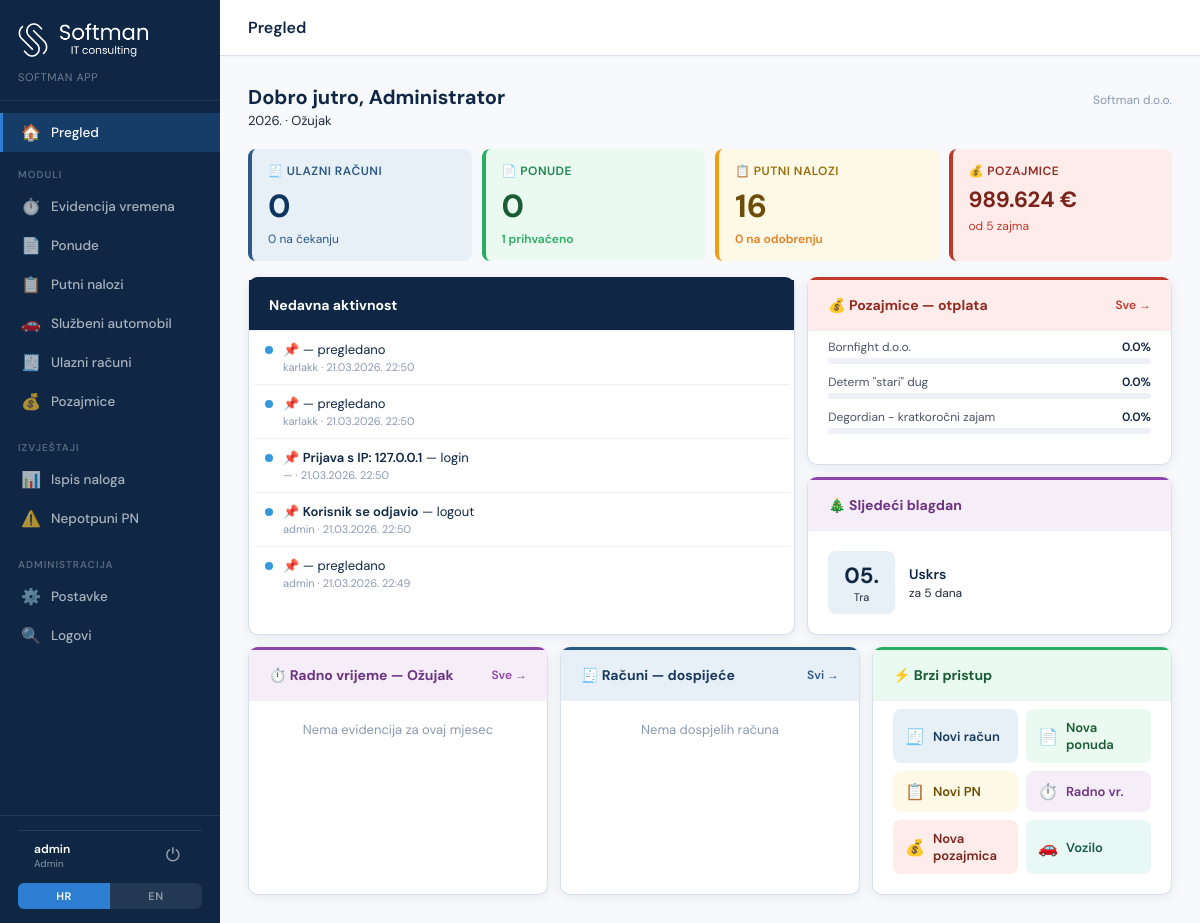
Before: / (signed in) with the older database file.
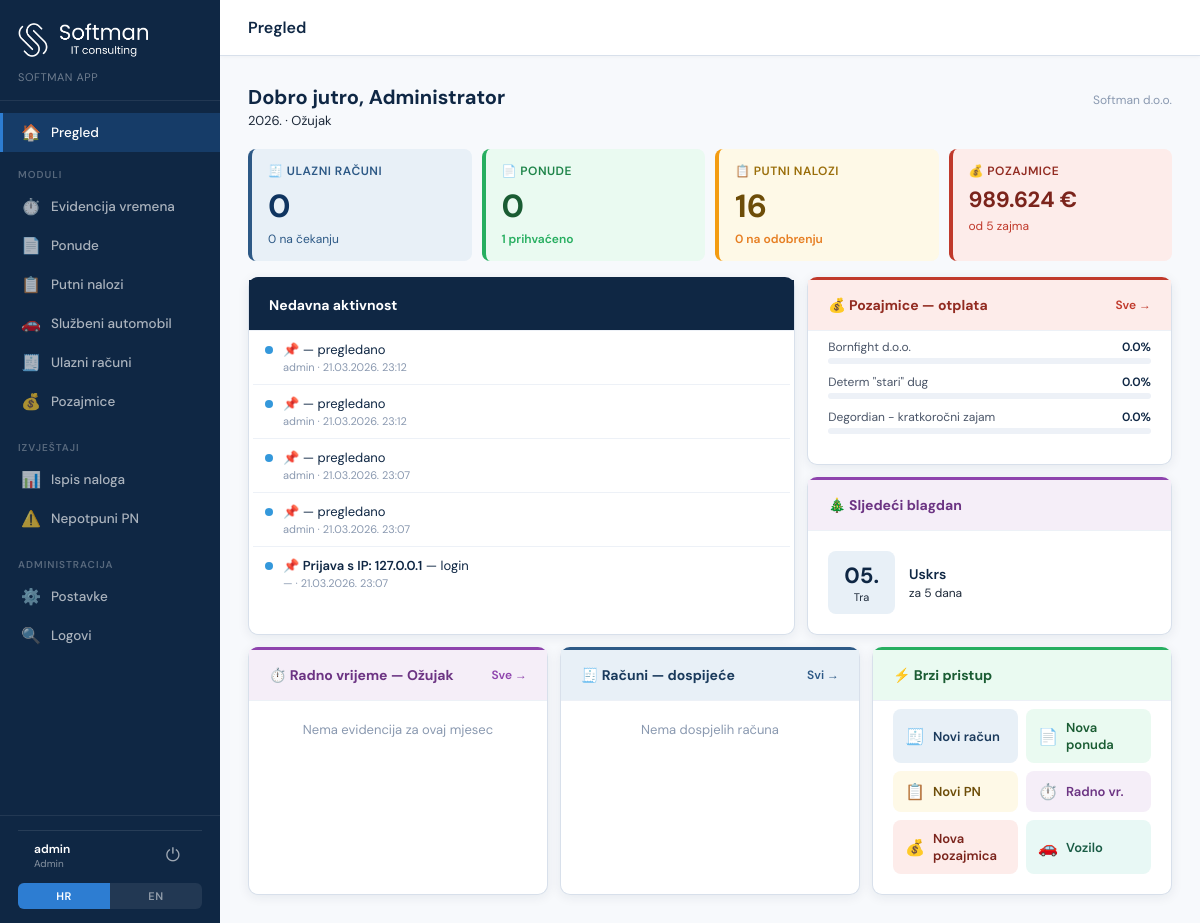
After: the same page with the newer database file.
### tables this page shows
CREATE TABLE audit_log (
                id INTEGER PRIMARY KEY AUTOINCREMENT,
                user_id INTEGER,
                username TEXT,
                action TEXT NOT NULL,
                module TEXT,
                entity TEXT,
                entity_id INTEGER,
                detail TEXT,
                ip_address TEXT,
                created_at TIMESTAMP DEFAULT CURRENT_TIMESTAMP
            );

CREATE TABLE users (
            id INTEGER PRIMARY KEY AUTOINCREMENT,
            username TEXT UNIQUE NOT NULL,
            password_hash TEXT NOT NULL,
            is_admin INTEGER DEFAULT 0,
            is_active INTEGER DEFAULT 1,
            employee_id INTEGER,
            display_name TEXT,
            email TEXT,
            auth_provider TEXT DEFAULT 'local',
            ad_object_id TEXT,
            last_login TIMESTAMP,
            created_at TIMESTAMP DEFAULT CURRENT_TIMESTAMP
        , must_change_password INTEGER DEFAULT 0, profile_id INTEGER);

CREATE TABLE loans (
                id INTEGER PRIMARY KEY AUTOINCREMENT,
                name TEXT NOT NULL,
                total_amount REAL NOT NULL,
                loan_date TEXT,
                interest_rate REAL DEFAULT 0,
                repayment_start TEXT,
                repayment_end TEXT,
                notes TEXT,
                created_at TIMESTAMP DEFAULT CURRENT_TIMESTAMP,
                updated_at TIMESTAMP DEFAULT CURRENT_TIMESTAMP
            , is_locked INTEGER DEFAULT 0, schedule_json TEXT);

### app.py (the view)
@app.route('/')
@login_required
def index():
    user = get_current_user()
    if not user:
        return redirect('/login')
    conn = get_db()
    today = datetime.now().strftime('%Y-%m-%d')
    now_month = datetime.now().month
    now_year = datetime.now().year
    if user.get('user_id'):
        urow = conn.execute("SELECT display_name FROM users WHERE id=?", (user['user_id'],)).fetchone()
        if urow and urow['display_name']:
            user = dict(user)
            user['display_name'] = urow['display_name']
    inv_total = conn.execute("SELECT COUNT(*) FROM invoices WHERE is_deleted=0 OR is_deleted IS NULL").fetchone()[0]
    inv_pending = conn.execute("SELECT COUNT(*) FROM invoices WHERE is_liquidated=0 AND (is_deleted=0 OR is_deleted IS NULL)").fetchone()[0]
    inv_overdue = conn.execute("""SELECT partner_name, due_date, amount_total FROM invoices
        WHERE is_liquidated=0 AND due_date!='' AND due_date<=? AND (is_deleted=0 OR is_deleted IS NULL)
        ORDER BY due_date LIMIT 3""", (today,)).fetchall()
    inv_upcoming = conn.execute("""SELECT partner_name, due_date, amount_total FROM invoices
        WHERE is_liquidated=0 AND due_date>? AND (is_deleted=0 OR is_deleted IS NULL)
        ORDER BY due_date LIMIT 3""", (today,)).fetchall()
    quotes_open = conn.execute("SELECT COUNT(*) FROM quotes WHERE status NOT IN ('accepted','rejected','cancelled')").fetchone()[0]
    quotes_accepted = conn.execute("SELECT COUNT(*) FROM quotes WHERE status='accepted'").fetchone()[0]
    quotes_recent = conn.execute("""SELECT q.auto_id, q.status, c.name as client_name, q.total_gross
        FROM quotes q LEFT JOIN clients c ON c.id=q.client_id
        ORDER BY q.updated_at DESC LIMIT 3""").fetchall()
    orders_total = conn.execute("SELECT COUNT(*) FROM travel_orders").fetchone()[0]
    orders_pending = conn.execute("SELECT COUNT(*) FROM travel_orders WHERE status='submitted'").fetchone()[0]
    wt_reports = conn.execute("""SELECT wr.status, e.name as employee_name
        FROM worktime_reports wr LEFT JOIN employees e ON e.id=wr.employee_id
        WHERE wr.month=? AND wr.year=?
        ORDER BY e.name""", (now_month, now_year)).fetchall()
    import json as _json
    loans_raw = conn.execute("SELECT * FROM loans ORDER BY total_amount DESC").fetchall()
    loans_data = []
    for loan in loans_raw:
        ld = row_to_dict(loan)
        schedule = []
        try: schedule = _json.loads(ld.get('schedule_json') or '[]')
        except: pass
        if schedule:
            repaid = sum(float(s.get('amount',0)) for s in schedule if s.get('paid') and s.get('type')!='conversion')
            converted = sum(float(s.get('amount',0)) for s in schedule if s.get('paid') and s.get('type')=='conversion')
        else:
            payments = conn.execute("SELECT * FROM loan_payments WHERE loan_id=?", (loan['id'],)).fetchall()
            repaid = _calc_loan_repaid(ld, payments)
            converted = sum(float(p['amount'] or 0) for p in payments
                           if p['payment_type']=='conversion' and (p['payment_date'] or '') <= today)
        ld['repaid'] = round(repaid + converted, 2)
        ld['remaining'] = round(loan['total_amount'] - ld['repaid'], 2)
        ld['pct'] = round(ld['repaid'] / loan['total_amount'] * 100, 1) if loan['total_amount'] else 0
        loans_data.append(ld)
    total_loans_remaining = sum(l['remaining'] for l in loans_data)
    activity = conn.execute("""SELECT al.action, al.module, al.detail, al.created_at, u.username
        FROM audit_log al LEFT JOIN users u ON u.id=al.user_id
        ORDER BY al.created_at DESC LIMIT 5""").fetchall()
    next_holiday = None
    for date_str in sorted(ALL_HOLIDAYS.keys()):
        if date_str > today:
            from datetime import date as _date
            hd = _date(int(date_str[:4]), int(date_str[5:7]), int(date_str[8:10]))
            td = _date.today()
            days_left = (hd - td).days
            next_holiday = {'date': date_str, 'name': ALL_HOLIDAYS[date_str], 'days_left': days_left,
                           'day': date_str[8:10], 'month_short': ['Sij','Velj','Ožu','Tra','Svi','Lip','Srp','Kol','Ruj','Lis','Stu','Pro'][int(date_str[5:7])-1]}
            break
    conn.close()
    return render_template('dashboard.html',
        user=user, active='dashboard',
        inv_total=inv_total, inv_pending=inv_pending,
        inv_overdue=rows_to_dicts(inv_overdue), inv_upcoming=rows_to_dicts(inv_upcoming),
        quotes_open=quotes_open, quotes_accepted=quotes_accepted,
        quotes_recent=rows_to_dicts(quotes_recent),
        orders_total=orders_total, orders_pending=orders_pending,
        wt_reports=rows_to_dicts(wt_reports),
        loans=loans_data, total_loans_remaining=total_loans_remaining,
        activity=rows_to_dicts(activity),
        next_holiday=next_holiday,
        now_month=now_month, now_year=now_year,
        months=MONTHS_HR)

### app.py (called while the page is built, shortened)
def decode_token(token):
    try:
        return pyjwt.decode(token, JWT_SECRET, algorithms=['HS256'])
    except:
        return None

def get_current_user():
    token = request.cookies.get('auth_token')
    if not token:
        return None
    return decode_token(token)

def login_required(f):
    @wraps(f)
    def decorated(*args, **kwargs):
        user = get_current_user()
        if not user:
            return redirect('/login')
        return f(*args, **kwargs)
    return decorated

@app.context_processor
def inject_current_user():
    user = get_current_user()
    return {'current_user': user or {}}

@app.template_filter('fmt_datetime')
def fmt_datetime(value):
    if not value:
        return ''
    try:
        s = str(value)
        date_part = s[:10]
        time_part = s[11:16] if len(s) > 10 else ''
        if len(date_part) == 10 and date_part[4] == '-':
            y, m, d = date_part.split('-')
            formatted = f"{d}.{m}.{y}."
            if time_part:
                formatted += f" {time_part}"
            return formatted
        return s
    except:
        return str(value)

def rows_to_dicts(rows):
    return [dict(r) for r in rows] if rows else []

### templates/dashboard.html (shortened to what the changed rows need)
{% extends "base.html" %}
{% set active = 'dashboard' %}
{% block content %}
      {% set h = now().hour if now is defined else 10 %}
<div style="display:grid;grid-template-columns:1.5fr 1fr;gap:12px;margin-bottom:12px;">
  <div class="card" style="border-top:3px solid var(--navy);">
    <div style="padding:0 4px;">
      {% set MODULE_ICONS = {'putni_nalozi':'📋','ulazni_racuni':'🧾','ponude':'📄','radno_vrijeme':'⏱️','pozajmice':'💰','settings':'⚙️'} %}
      {% set ACTION_LABELS = {'create':'kreiran/a','edit':'uređen/a','delete':'obrisan/a','liquidate':'likvidiran/a','confirm':'potvrđen/a','approve':'odobren/a','view':'pregledano','lock':'zaključan/a','unlock':'otključan/a'} %}
      {% for a in activity %}
      <div style="display:flex;align-items:flex-start;gap:10px;padding:10px 12px;border-bottom:{% if not loop.last %}1px solid var(--gray-100){% else %}none{% endif %};">
        <div style="width:8px;height:8px;border-radius:50%;margin-top:5px;flex-shrink:0;background:{% if a.action in ['create','confirm','approve','liquidate'] %}#27ae60{% elif a.action in ['delete'] %}#e74c3c{% else %}#3498db{% endif %};"></div>
        <div style="flex:1;min-width:0;">
          <div style="font-size:13px;color:var(--navy);">
            {{ MODULE_ICONS.get(a.module, '📌') }}
            {% if a.detail %}<span style="font-weight:600;">{{ a.detail[:50] }}</span>{% endif %}
            <span style="color:var(--gray-500);"> — {{ ACTION_LABELS.get(a.action, a.action) }}</span>
          </div>
          <div style="font-size:11px;color:var(--gray-400);margin-top:2px;">{{ a.username or '—' }} · {{ a.created_at|fmt_datetime if a.created_at else '' }}</div>
        </div>
      </div>
      {% else %}
      <div style="padding:24px;text-align:center;color:var(--gray-400);font-size:13px;">Nema aktivnosti</div>
      {% endfor %}
    </div>
  </div>
  <div style="display:flex;flex-direction:column;gap:12px;">
    <div class="card" style="border-top:3px solid #c0392b;">
      <div class="card-body" style="padding-top:8px;">
        {% for loan in loans[:3] %}
        <div style="margin-bottom:10px;">
          <div style="display:flex;justify-content:space-between;font-size:12px;margin-bottom:3px;">
            <span style="color:var(--gray-600);white-space:nowrap;overflow:hidden;text-overflow:ellipsis;max-width:65%;">{{ loan.name }}</span>
            <span style="color:var(--navy);font-weight:600;">{{ loan.pct }}%</span>
          </div>
          <div style="height:6px;background:var(--gray-100);border-radius:3px;overflow:hidden;">
          </div>
        </div>
        {% else %}
        <div style="color:var(--gray-400);font-size:13px;">Nema pozajmica</div>
        {% endfor %}
      </div>
    </div>
  </div>
</div>
{% endblock %}

Changed rows visible on the page:
no longer on this page (row unchanged): audit_log: get "📌", get "pregledano", username "karlakk", created_at|fmt_datetime "21.03.2026. 22:50"
no longer on this page (row unchanged): audit_log: get "📌", get "pregledano", username "karlakk", created_at|fmt_datetime "21.03.2026. 22:50"
no longer on this page (row unchanged): audit_log: get "📌", detail "Prijava s IP: 127.0.0.1", get "login", username "—", created_at|fmt_datetime "21.03.2026. 22:50"
no longer on this page (row unchanged): audit_log: get "📌", detail "Korisnik se odjavio", get "logout", username "admin", created_at|fmt_datetime "21.03.2026. 22:50"
no longer on this page (row unchanged): audit_log: get "📌", get "pregledano", username "admin", created_at|fmt_datetime "21.03.2026. 22:49"
added audit_log: get "📌", get "pregledano", username "admin", created_at|fmt_datetime "21.03.2026. 23:12"
added audit_log: get "📌", get "pregledano", username "admin", created_at|fmt_datetime "21.03.2026. 23:12"
added audit_log: get "📌", get "pregledano", username "admin", created_at|fmt_datetime "21.03.2026. 23:07"
added audit_log: get "📌", get "pregledano", username "admin", created_at|fmt_datetime "21.03.2026. 23:07"
added audit_log: get "📌", detail "Prijava s IP: 127.0.0.1", get "login", username "—", created_at|fmt_datetime "21.03.2026. 23:07"
